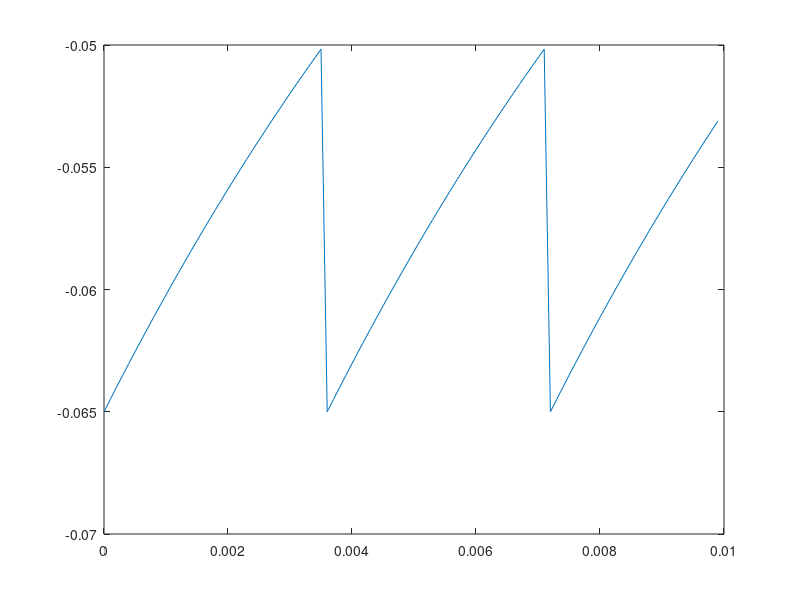

The MATLAB source for this figure:
% Initialize the constants used in the equation
Tau_m = 0.01; %Seconds
E_L = -0.065; %Volts
R_m = 10^7; %Ohms
V_threshold = -0.050; %Volts
V_reset = -0.065; %Volts

% These values are treated as constants but can be modified 
I_e = 5*10^-9; %Amperes
delta_t = 0.0001; %Seconds 


% Define the vectors we'll use in plotting
num_samples = 100;
x = zeros(num_samples, 1);
y = zeros(num_samples, 1);


V_curr = V_reset;
elapsed_time = 0;
for i = 1:num_samples
    x(i) = elapsed_time;
    y(i) = V_curr;
    delta_V = (delta_t/Tau_m)*((E_L - V_curr) + R_m*I_e);
    elapsed_time = elapsed_time + delta_t;
    V_curr = V_curr + delta_V;
    if V_curr >= V_threshold
        V_curr = V_reset;
    end
end    






%Begin computations here



plot(x, y);
